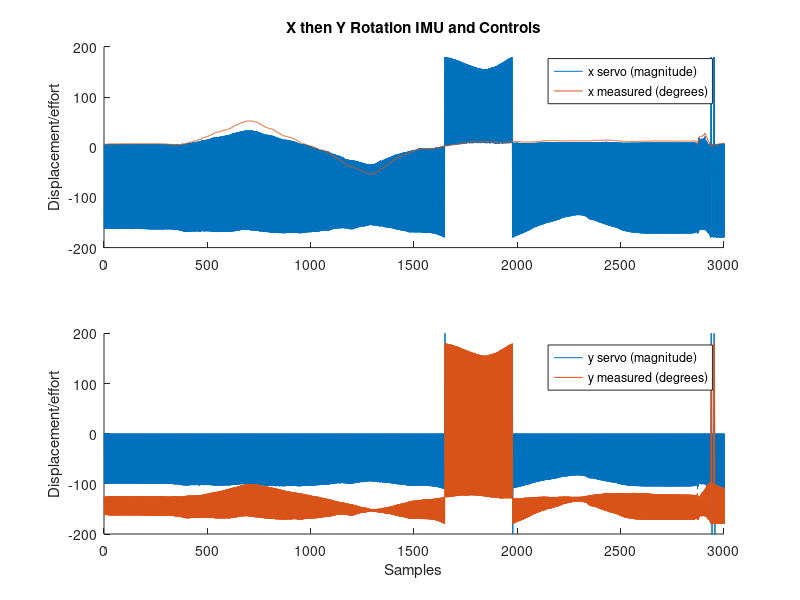

MATLAB code for this plot:
%% David Dobbie
% tracking IMU data
clear;
clc;
clf;



M = csvread('rotate_withServodata_xaxisThenyaxis.txt');
figure(1)
subplot(2,1,1)
title('X then Y Rotation IMU and Controls')
hold on
plot(M(:,3));
plot(M(:,1));
hold off
ylim([-200 200])
xlim([0 3000])
legend('x servo (magnitude)', 'x measured (degrees)')
ylabel('Displacement/effort')

subplot(2,1,2)
hold on
plot(M(:,4));
plot(M(:,2));
ylim([-200 200])
xlim([0 3000])
hold off
legend('y servo (magnitude)','y measured (degrees)')
ylabel('Displacement/effort')
xlabel('Samples')